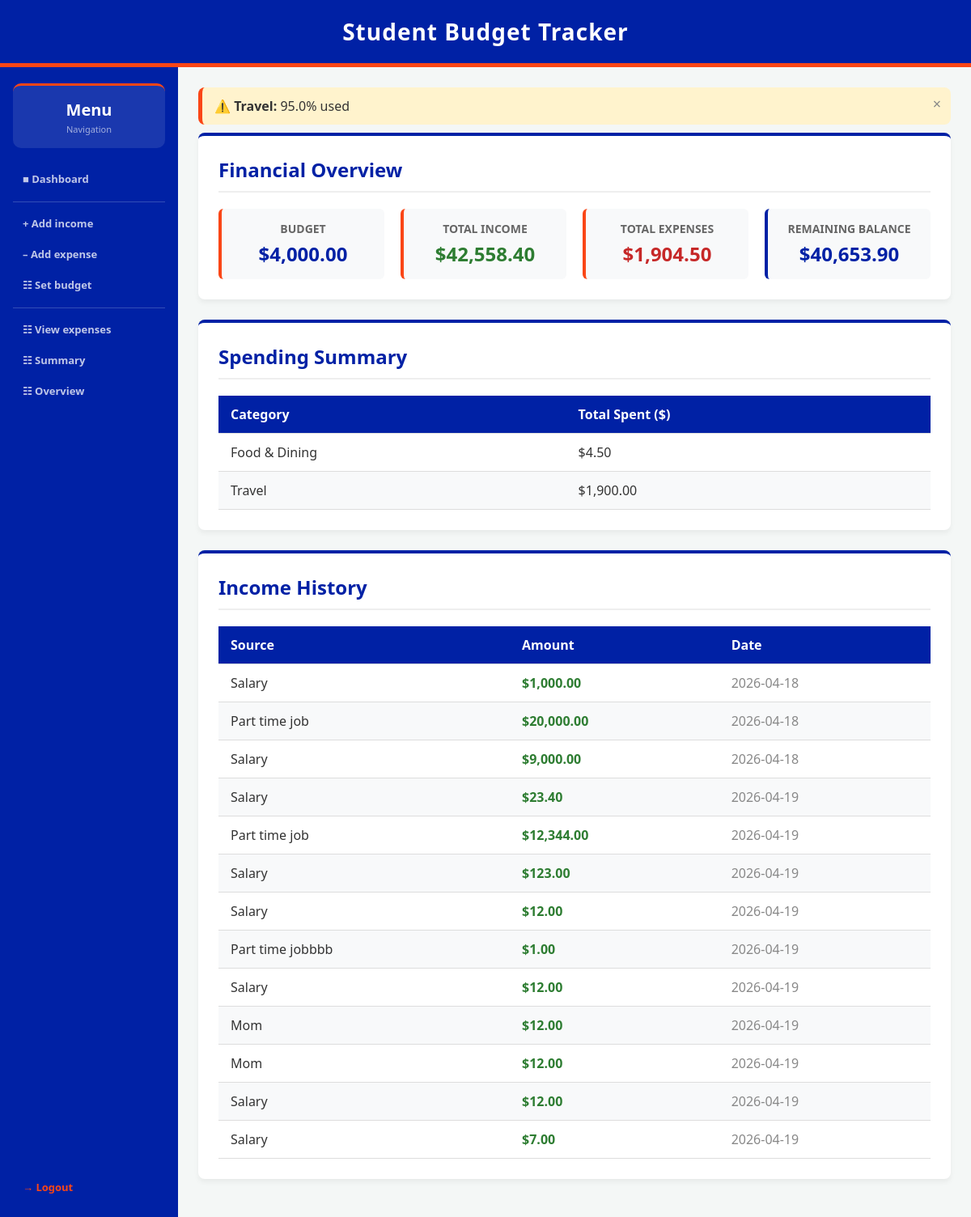
The page /dashboard (signed in) on the database as committed earlier.
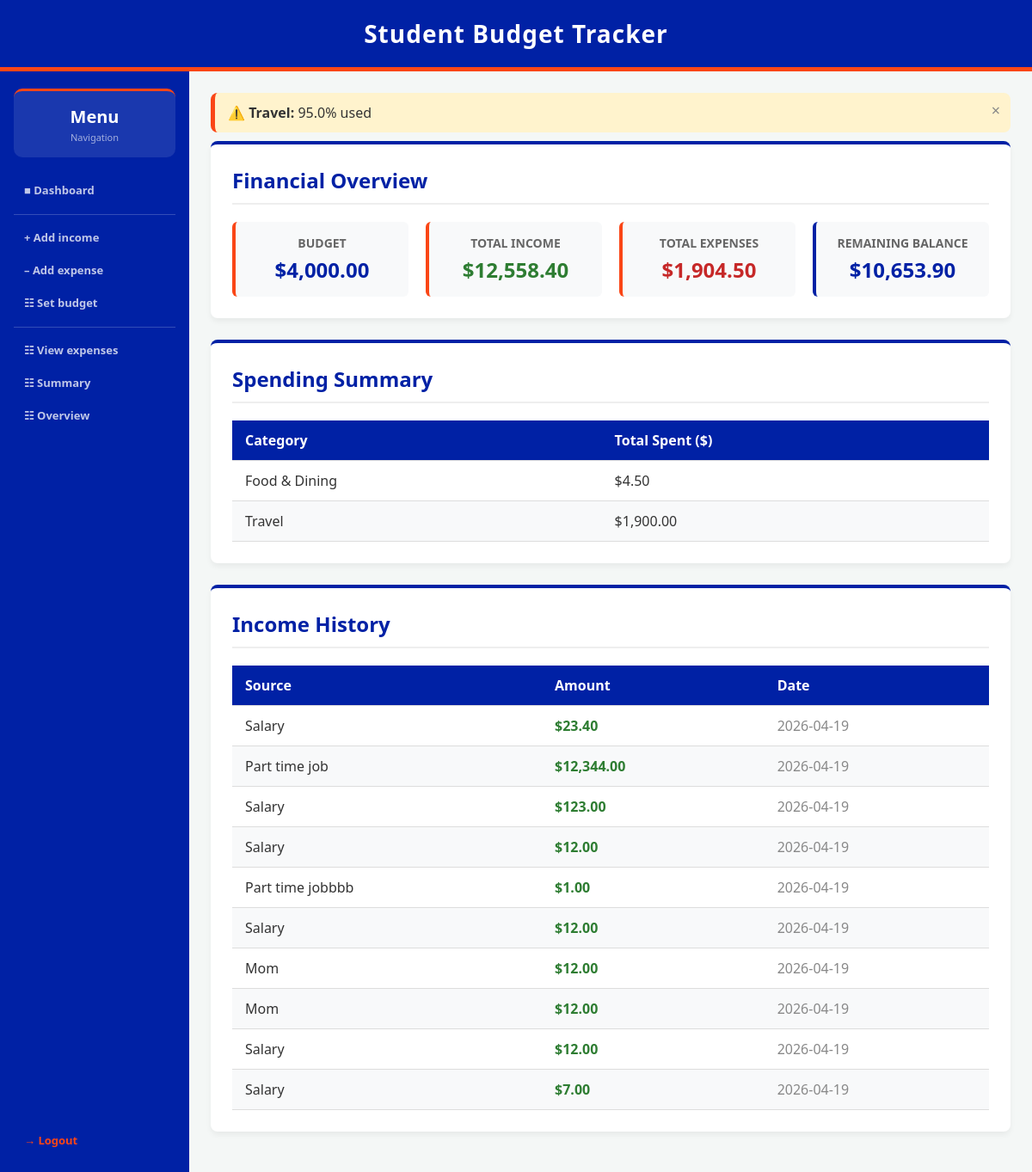
The same page on the database as committed later.
### tables this page shows
CREATE TABLE category_budgets (
    id INTEGER PRIMARY KEY AUTOINCREMENT,
    user_id INTEGER NOT NULL,
    category TEXT NOT NULL,
    amount REAL NOT NULL CHECK(amount > 0),
    FOREIGN KEY (user_id) REFERENCES users (id),
    UNIQUE(user_id, category)
);

CREATE TABLE budgets (
    budget_id INTEGER PRIMARY KEY AUTOINCREMENT,
    user_id INTEGER NOT NULL,
    month TEXT NOT NULL,
    amount REAL NOT NULL CHECK(amount > 0),
    FOREIGN KEY (user_id) REFERENCES users (id),
    UNIQUE(user_id, month)
);

CREATE TABLE expenses (
    expense_id INTEGER PRIMARY KEY AUTOINCREMENT,
    user_id INTEGER NOT NULL,
    category TEXT NOT NULL,
    amount REAL NOT NULL CHECK(amount > 0),
    date TIMESTAMP DEFAULT CURRENT_TIMESTAMP, description TEXT DEFAULT "",
    FOREIGN KEY (user_id) REFERENCES users (id)
);

CREATE TABLE incomes (
    income_id INTEGER PRIMARY KEY AUTOINCREMENT,
    user_id INTEGER NOT NULL,
    source TEXT NOT NULL,
    amount REAL NOT NULL,
    date TIMESTAMP DEFAULT CURRENT_TIMESTAMP,
    FOREIGN KEY (user_id) REFERENCES users (id)
);

### app.py (the view)
@app.route('/dashboard')
def dashboard():
    if 'user_id' not in session:
        return redirect(url_for('login'))
    user_id = session['user_id']
    current_budget = data_manager.get_budget(user_id, datetime.now().strftime('%Y-%m'))
    overview = data_manager.get_financial_overview(user_id)
    totals = data_manager.get_category_totals(user_id)
    alert = data_manager.budget_alert(user_id)
    success_message = session.pop('success_message', None)
    budgets = data_manager.get_category_budgets(user_id)
    incomes = data_manager.get_incomes(user_id)
    return render_template('dashboard.html', current_budget=current_budget, overview=overview, totals=totals, alert=alert, success_message=success_message, budgets=budgets, incomes=incomes)

### data_manager.py (called while the page is built, shortened)
def get_db_connection():
    return sqlite3.connect(DB_NAME)

def get_category_totals(user_id):
    connection = get_db_connection()
    cursor = connection.cursor()
    cursor.execute("SELECT category, SUM(amount) FROM expenses WHERE user_id = ? GROUP BY category", (user_id,))
    rows = cursor.fetchall()
    connection.close()
    return rows

def get_financial_overview(user_id):
    connection = get_db_connection()
    cursor = connection.cursor()
    cursor.execute("SELECT SUM(amount) FROM incomes WHERE user_id = ?", (user_id,))
    total_income = cursor.fetchone()[0] or 0
    cursor.execute("SELECT SUM(amount) FROM expenses WHERE user_id = ?", (user_id,))
    total_expenses = cursor.fetchone()[0] or 0
    connection.close()
    remaining = round(total_income - total_expenses, 2)
    return {
        'total_income': round(total_income, 2),
        'total_expenses': round(total_expenses, 2),
        'remaining': remaining
    }

def get_budget(user_id, month):
    connection = get_db_connection()
    cursor = connection.cursor()
    cursor.execute("SELECT amount FROM budgets WHERE user_id = ? AND month = ?", (user_id, month))
    row = cursor.fetchone()
    connection.close()
    return row[0] if row else 0

def get_incomes(user_id):
    connection = get_db_connection()
    cursor = connection.cursor()
    cursor.execute("SELECT * FROM incomes WHERE user_id = ?", (user_id,))
    incomes = cursor.fetchall()
    connection.close()
    return incomes

def get_category_budgets(user_id):
    connection = get_db_connection()
    cursor = connection.cursor()
    cursor.execute("SELECT category, amount FROM category_budgets WHERE user_id = ?", (user_id,))
    rows = cursor.fetchall()
    connection.close()
    return {row[0]: row[1] for row in rows}

def budget_alert(user_id):
    now = datetime.now()
    month = now.strftime('%Y-%m')
    current_day = now.day
    total_days = calendar.monthrange(now.year, now.month)[1]
    budget = get_budget(user_id, month)
    if budget <= 0:
        return None
    conn = get_db_connection()
    cursor = conn.cursor()
    cursor.execute("SELECT SUM(amount) FROM expenses WHERE user_id = ? AND strftime('%Y-%m', date) = ?", (user_id, month))
    total_spent = cursor.fetchone()[0] or 0
    conn.close()
    spending_percentage = (total_spent / budget) * 100
    time_percentage = (current_day / total_days) * 100
    return None

### templates/dashboard.html (shortened to what this page needs)
{% extends "layout.html" %}
{% block content %}
    {% for category, total in totals %}
        {% set budget = budgets.get(category, 0) %}
        {% if budget and (total / budget * 100) >= 80 %}
        <div style="background-color: {% if (total / budget * 100) >= 100 %}#fdecea{% else %}#fff3cd{% endif %}; border-left: 5px solid {% if (total / budget * 100) >= 100 %}#d32f2f{% else %}var(--uf-orange){% endif %}; padding: 12px 15px; border-radius: 8px; margin-bottom: 10px; font-weight: 500; position:relative;" id="alert-{{ loop.index }}">
            <span onclick="document.getElementById('alert-{{ loop.index }}').style.display='none'" style="position:absolute;right:12px;top:8px;cursor:pointer;font-size:18px;color:#888;">&times;</span>
            {% if (total / budget * 100) >= 100 %}🚨{% else %}⚠️{% endif %}
            <strong>{{ category }}:</strong> {{ (total / budget * 100)|round(1) }}% used
        </div>
        {% endif %}
    {% endfor %}
    <div class="card">
        <h2>Financial Overview</h2>
        <div class="overview-grid">
            <div class="stat-box">
                <span class="label">Budget</span>
                <span class="value">${{ "{:,.2f}".format(current_budget|float) }}</span>
            </div>
            <div class="stat-box">
                <span class="label">Total Income</span>
                <span class="value" style="color: #2e7d32;">${{ "{:,.2f}".format(overview.total_income|float) }}</span>
            </div>
            <div class="stat-box">
                <span class="label">Total Expenses</span>
                <span class="value" style="color: #c62828;">${{ "{:,.2f}".format(overview.total_expenses|float) }}</span>
            </div>
            <div class="stat-box" style="border-left-color: var(--uf-blue);">
                <span class="label">Remaining Balance</span>
                <span class="value">${{ "{:,.2f}".format(overview.remaining|float) }}</span>
            </div>
        </div>
    </div>
    <div class="card">
        <h2>Spending Summary</h2>
        {% if totals %}
            <table>
                <thead>
                    <tr>
                        <th>Category</th>
                        <th>Total Spent ($)</th>
                    </tr>
                </thead>
                <tbody>
                    {% for category, total in totals %}
                    <tr>
                        <td>{{ category }}</td>
                        <td>${{ "{:,.2f}".format(total|float) }}</td>
                    </tr>
                    {% endfor %}
                </tbody>
            </table>
        {% else %}
            <p>No expenses logged yet. <a href="{{ url_for('add_expense') }}" class="cta-link">Log one now!</a></p>
        {% endif %}
    </div>
    <div class="card">
        <h2>Income History</h2>
        {% if incomes %}
            <table>
                <thead>
                    <tr>
                        <th>Source</th>
                        <th>Amount</th>
                        <th>Date</th>
                    </tr>
                </thead>
                <tbody>
                    {% for income in incomes %}
                    <tr>
                        <td>{{ income[2]|capitalize }}</td>
                        <td style="color: #2e7d32; font-weight: bold;">${{ "{:,.2f}".format(income[3]|float) }}</td>
                        <td style="color: #888;">{{ income[4][:10] }}</td>
                    </tr>
                    {% endfor %}
                </tbody>
            </table>
        {% else %}
            <p>No income logged yet. <a href="{{ url_for('add_income') }}" class="cta-link">Add one now!</a></p>
        {% endif %}
    </div>
{% endblock %}

### templates/layout.html (shortened to what this page needs)
<!DOCTYPE html>
<html lang="en">
<head>
</head>
<body>
    <header>
        <h2>Student Budget Tracker</h2>
    </header>
    <div class="app-body">
        {% if session.get('user_id') and request.endpoint not in ['login', 'register'] %}
        <div class="sidebar">
            <div class="balance-card">
                <div class="bal-amount">Menu</div>
                <div class="bal-label">Navigation</div>
            </div>
            <a href="{{ url_for('dashboard') }}">&#9632; Dashboard</a>
            <div class="nav-divider"></div>
            <a href="{{ url_for('add_income') }}">+ Add income</a>
            <a href="{{ url_for('add_expense') }}">&#8211; Add expense</a>
            <a href="{{ url_for('set_budget') }}">&#9783; Set budget</a>
            <div class="nav-divider"></div>
            <a href="{{ url_for('view_expenses') }}">&#9783; View expenses</a>
            <a href="{{ url_for('spending_summary') }}">&#9783; Summary</a>
            <a href="{{ url_for('financial_overview') }}">&#9783; Overview</a>
            <div class="nav-spacer"></div>
            <a href="{{ url_for('logout') }}" class="logout-btn">&#8594; Logout</a>
        </div>
        {% endif %}
        <div class="main-wrapper">
            {% block content %}{% endblock %}
        </div>
    </div>
</body>
</html>

### templates/layout.html (style rules this page uses)
:root { --uf-blue: #0021A5; --uf-orange: #FA4616; --bg-color: #f4f7f6; --text-color: #333333; --card-bg: #ffffff; }
* { box-sizing: border-box; margin: 0; padding: 0; }
body { font-family: 'Segoe UI', Tahoma, Geneva, Verdana, sans-serif; background-color: var(--bg-color); color: var(--text-color); min-height: 100vh; display: flex; flex-direction: column; }
header { background-color: var(--uf-blue); color: white; padding: 20px 0; text-align: center; border-bottom: 5px solid var(--uf-orange); }
header h2 { margin: 0; font-size: 28px; letter-spacing: 1px; }
.app-body { display: flex; flex: 1; }
.sidebar { width: 220px; background-color: var(--uf-blue); display: flex; flex-direction: column; padding: 1.25rem 1rem; flex-shrink: 0; min-height: 100%; }
.balance-card { background: rgba(255,255,255,0.1); border-radius: 10px; padding: 1rem; text-align: center; border-top: 3px solid var(--uf-orange); margin-bottom: 1.25rem; }
.balance-card .bal-amount { font-size: 20px; font-weight: 700; color: #fff; margin-bottom: 3px; }
.balance-card .bal-label { font-size: 11px; color: rgba(255,255,255,0.6); }
.nav-divider { height: 1px; background: rgba(255,255,255,0.2); margin: 8px 0; }
.sidebar a { display: flex; align-items: center; gap: 10px; padding: 9px 12px; border-radius: 8px; color: rgba(255,255,255,0.75); text-decoration: none; font-size: 13px; font-weight: 600; transition: all 0.2s; margin-bottom: 2px; }
.logout-btn { color: var(--uf-orange) !important; }
.nav-spacer { flex: 1; }
.main-wrapper { flex: 1; padding: 25px; min-width: 0; }
.card { background-color: var(--card-bg); padding: 25px; border-radius: 8px; box-shadow: 0 4px 6px rgba(0,0,0,0.05); margin-bottom: 25px; border-top: 4px solid var(--uf-blue); }
.card h2 { margin-top: 0; color: var(--uf-blue); border-bottom: 2px solid #eee; padding-bottom: 10px; margin-bottom: 20px; }
.overview-grid { display: grid; grid-template-columns: repeat(auto-fit, minmax(200px, 1fr)); gap: 20px; }
.stat-box { background-color: #f8f9fa; padding: 15px; border-radius: 6px; border-left: 4px solid var(--uf-orange); text-align: center; }
.stat-box .label { display: block; font-size: 14px; color: #666; margin-bottom: 5px; text-transform: uppercase; font-weight: bold; }
.stat-box .value { display: block; font-size: 24px; font-weight: bold; color: var(--uf-blue); }
table { width: 100%; border-collapse: collapse; margin-top: 10px; }
th, td { padding: 12px 15px; text-align: left; }
th { background-color: var(--uf-blue); color: white; font-weight: 600; }
tr { border-bottom: 1px solid #dddddd; }
tr:nth-child(even) { background-color: #f8f9fa; }

Rows that differ between the two databases and show on the page:
removed incomes: source "Salary", amount "1,000.00", date "2026-04-18"
removed incomes: source "Part time job", amount "20,000.00", date "2026-04-18"
removed incomes: source "Salary", amount "9,000.00", date "2026-04-18"
Other text that changed with them:
{{ "{:,.2f}".format(overview.total_income|float) }}: "42,558.40" → "12,558.40"
{{ "{:,.2f}".format(overview.remaining|float) }}: "40,653.90" → "10,653.90"
